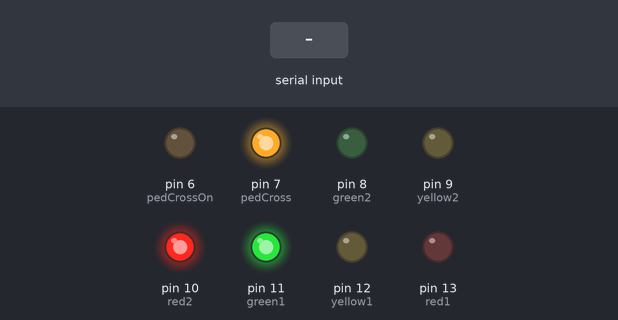
Recording of a sketch running on a simulated Arduino Uno, built with avr-gcc and run on an emulated ATmega328P. On the bench: output pins drawn as LEDs (lit = HIGH). The inputs (shaded band) are chosen by the test bench.

Above: at 18.0 s.
18.1 s: "1" received over Serial
At 18.1 s:
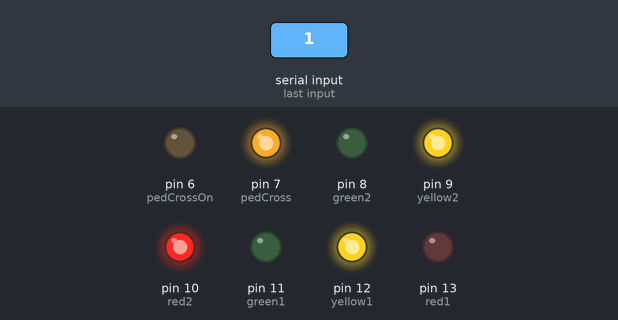
At 36.6 s:
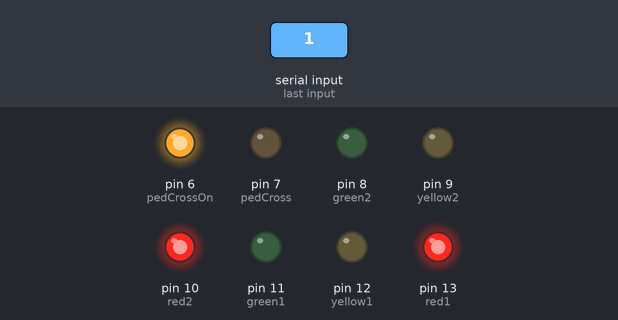
Timing chart, 0 to 66.5 s (numbered marks = the images above; inputs shaded):
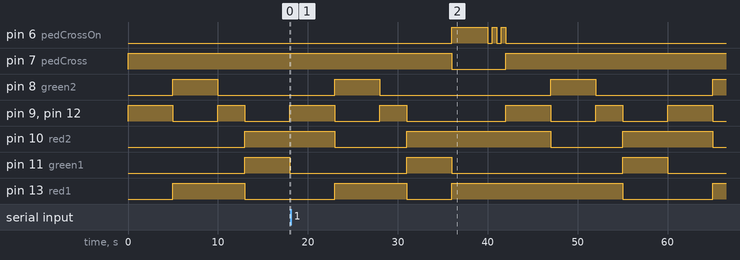

Measured:
- after the input at 18.1 s, pin 6 (pedCrossOn): LOW → HIGH after 17.9 s, then repeats every 1.0 s: LOW 0.50 s, HIGH 0.50 s, until it stays LOW from 42.0 s; pin 7 (pedCross): HIGH → LOW after 17.9 s, → HIGH 6.0 s later; pin 11 (green1): LOW → HIGH after 36.9 s, → LOW 5.0 s later

The sketch:

trafficl.ino
```cpp
// TRAFFIC LIGHT 1
int red1 = 13;
int yellow1 = 12;
int green1 = 11;

// TRAFFIC LIGHT 2
int red2 = 10;
int yellow2 = 9;
int green2 = 8;

// PEDESTRIAN CROSSING
int pedCross = 7;
int pedCrossOn = 6;
int incomingByte;

void setup() {
  // TRAFFIC LIGHT 1
  pinMode(red1, OUTPUT);
  pinMode(yellow1, OUTPUT);
  pinMode(green1, OUTPUT);

  // TRAFFIC LIGHT 2
  pinMode(red2, OUTPUT);
  pinMode(yellow2, OUTPUT);
  pinMode(green2, OUTPUT);

  //  PEDESTRIAN CROSSING
  pinMode(pedCross, OUTPUT);
  pinMode(pedCrossOn, OUTPUT);
  Serial.begin(9600);

}

void loop() {
  changeLights();

}

void changeLights() {

  // TRAFFIC LIGHT1 AND 2 YELLOW ON
  digitalWrite(green1, LOW);
  digitalWrite(yellow1, HIGH);
  digitalWrite(yellow2, HIGH);
  digitalWrite(pedCross, HIGH);
  digitalWrite(pedCrossOn, LOW);
  delay(5000);

  // TRAFFIC LIGHT2 GREEN ON, TRAFFIC LIGHT1 RED OFF
  digitalWrite(yellow1, LOW);
  digitalWrite(red1, HIGH);
  digitalWrite(yellow2, LOW);
  digitalWrite(red2, LOW);
  digitalWrite(green2, HIGH);
  digitalWrite(pedCross, HIGH);
  digitalWrite(pedCrossOn, LOW);
  delay(5000);

  // TRAFFIC LIGHT1 AND 2 YELLOW ON
  digitalWrite(yellow1, HIGH);
  digitalWrite(yellow2, HIGH);
  digitalWrite(green2, LOW);
  digitalWrite(pedCross, HIGH);
  digitalWrite(pedCrossOn, LOW);
  delay(3000);

  // TRAFFIC LIGHT1 GREEN ON, TRAFFIC LIGHT 2 RED ON
  digitalWrite(green1, HIGH);
  digitalWrite(yellow1, LOW);
  digitalWrite(red1, LOW);
  digitalWrite(yellow2, LOW);
  digitalWrite(red2, HIGH);
  digitalWrite(pedCrossOn, LOW);
  delay(5000);

  // PEDESTRIAN GREEN ON WHEN '1' ENTERED TO SERIAL PORT
  if (Serial.available() > 0) {
    incomingByte = Serial.read();
    if (incomingByte == '1') {
      digitalWrite(green1, LOW);
      digitalWrite(yellow1, LOW);
      digitalWrite(red1, HIGH);
      digitalWrite(yellow2, LOW);
      digitalWrite(green2, LOW);
      digitalWrite(red2, HIGH);
      digitalWrite(pedCrossOn, HIGH);
      digitalWrite(pedCross, LOW);
      delay (4000);

      // GREEN WARNING FLASH
      digitalWrite(pedCrossOn, LOW);
      delay (500);
      digitalWrite(pedCrossOn, HIGH);
      delay (500);
      digitalWrite(pedCrossOn, LOW);
      delay (500);
      digitalWrite(pedCrossOn, HIGH);
      delay (500);

    }
  }
}
```
